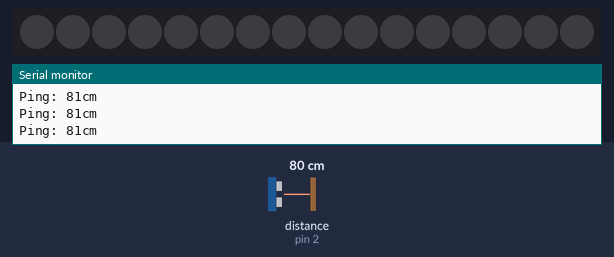
Bench run of a sketch on a simulated Arduino Leonardo, built with avr-gcc and run on an emulated ATmega32U4. On the bench: 16 RGB LEDs in strip order, left to right, the last lines printed to the serial monitor. The inputs (shaded band) are chosen by the test bench; at power-on: distance to the obstacle (sensor on pin 2) 80 cm. The echo pulse lasts 58.3 µs per cm; random numbers use the default seed unless the sketch sets one; the audio player accepts every command and is not drawn.

Above: at 3.7 s.
3.8 s: distance to the obstacle (sensor on pin 2) set to 23 cm
5.3 s: distance to the obstacle (sensor on pin 2) set to 18 cm
At 6.18 s:
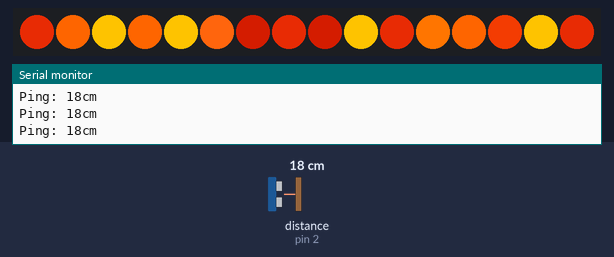
7.9 s: distance to the obstacle (sensor on pin 2) set to 7 cm
At 8.55 s:
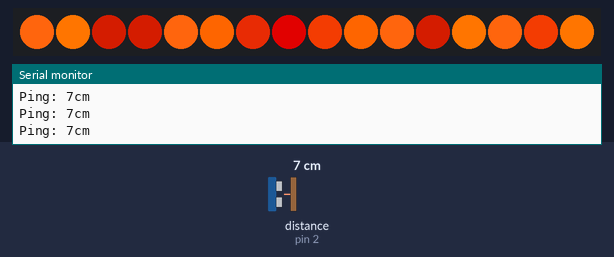
9.9 s: distance to the obstacle (sensor on pin 2) set to 4 cm
At 11.1 s:
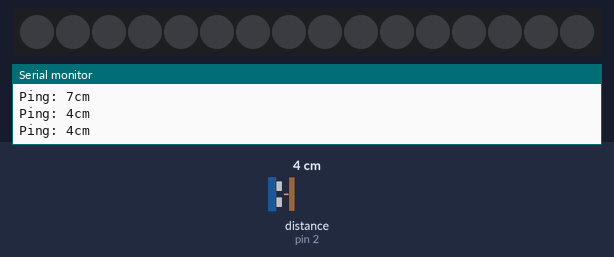
Timing chart, 0 to 12.5 s (numbered marks = the images above; inputs shaded):
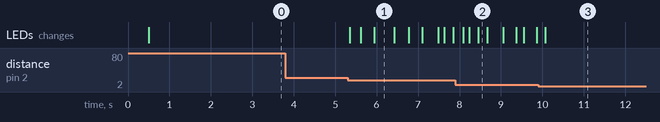

Measured:
- the behaviour switches between 21 and 20 cm on distance to the obstacle (sensor on pin 2) (found by bisection; images 0 and 1)
- the behaviour switches between 6 and 5 cm on distance to the obstacle (sensor on pin 2) (found by bisection; images 2 and 3)
- after the input at 5.3 s, the LEDs: first change after 0.06 s (image 1 shows a later state)
- what the display in image 1 shows lasts 0.5 s, from 5.9 s to 6.4 s

The sketch:

ultrasound_sensor.ino
```cpp
#include <DFPlayerMini_Fast.h>
#include <Adafruit_NeoPixel.h>
#include <NewPing.h>

static const bool DEBUG=false;

// Neopixel inits --------------->
#define PIN        6
#define NUMPIXELS 16
#define DELAYVAL 500
Adafruit_NeoPixel pixels(NUMPIXELS, PIN, NEO_GRB + NEO_KHZ800);

// MP3 module DFPlayer inits --------------->
static const uint8_t PIN_MP3_TX = 11; // Connects to module's RX
static const uint8_t PIN_MP3_RX = 10; // Connects to module's TX
#if !defined(UBRR1H)
  #include <SoftwareSerial.h>
  SoftwareSerial mySerial(PIN_MP3_RX, PIN_MP3_TX); // RX, TX
#endif
DFPlayerMini_Fast myMP3;

// Ultrasonic sensor inits --------------->
#define TRIG_PIN 3
#define ECHO_PIN 2
//SR04 sr04 = SR04 (ECHO_PIN,TRIG_PIN);
#define MAX_DISTANCE 200
NewPing sonar(TRIG_PIN, ECHO_PIN, MAX_DISTANCE);

// Variables --------------->
int minSensorDist = 20 ;
int uS;
long duration, distance;
bool songPlaying;
bool handSensedTurnOn;
bool handSensedTurnOff;

typedef struct {
  int r;
  int g;
  int b;
} rgb;

const rgb fireColors[]
{
  {128,17,0},
  {182,34,3},
  {215,53,2},
  {252,100,0},
  {255,117,0},
  {250,192,0},
  {161,1,0},
  {254,101,13},
  {242,60,4}
};
int rnd;

void Print(String message)
{
  if (!DEBUG)
    return;
  Serial.println(message);
}
void playRandomSong(bool play)
{
  if (play)
  {
    Print("Looping random track");
    myMP3.playFromMP3Folder(random(1,7));
    songPlaying = true;

  }
  else
  {
    songPlaying = false;
    myMP3.stop();
  }

}


void playLights(bool play)
{
 if (play)
 {
    pixels.clear();
    for (int i=0;i < NUMPIXELS;i++)
    {
      Print("\n starting lights " + String(i) + "," + String(NUMPIXELS) + "," + String(fireColors[rnd].r));
      rnd = random(0,8);
      pixels.setPixelColor(i, fireColors[rnd].r,fireColors[rnd].g,fireColors[rnd].b);
      pixels.show();
    }
   delay(random(100,500));
 }
 else
 {
    Print("\n STOPPING lights");
    pixels.fill((0,0,0));
    pixels.show();
    delay(1000);
 }
}

void setup() {

  Serial.begin(9600);

  #if !defined(UBRR1H)
    mySerial.begin(9600);
    myMP3.begin(mySerial, true);
  #else
    myMP3.begin(Serial1, true);
  #endif


  pixels.begin();

  delay(1000);
  Serial.println("Setting volume to max");
  myMP3.reset();
  myMP3.volume(30);


  songPlaying = false;
  handSensedTurnOn = false;
  handSensedTurnOff = false;
  playLights(false);
  playRandomSong(false);


}

void loop() {
  //delay(50);
  //pixels.clear();
  uS = sonar.ping_cm();
  pinMode(ECHO_PIN,OUTPUT);

  digitalWrite(ECHO_PIN,LOW);

  pinMode(ECHO_PIN,INPUT);

  Serial.print("Ping: ");
  distance = uS;
  Serial.print(distance);
  Serial.println("cm");
//  if (distance == 0 && digitalRead(ECHO_PIN) == LOW) {
//    pinMode(ECHO_PIN, OUTPUT);
//    digitalWrite(ECHO_PIN, LOW);
//    delay(100);
//    Serial.println("error");
//    pinMode(ECHO_PIN, INPUT);
//  }

  if (distance > 5 && distance <= minSensorDist)
  {
    handSensedTurnOn = true;
    handSensedTurnOff = false;

  }
  else if (handSensedTurnOn && distance <=5 && distance > 0)
  {
    handSensedTurnOff = true;
    handSensedTurnOn = false;

  }


  if (handSensedTurnOn)
  {

    if (!songPlaying)
    {
      Print("Distance was " + String(distance) + " cm, Playing song ...");
      playRandomSong(true);
    }
    playLights(true);
  }

  if (handSensedTurnOff)
  {
    Print("Distance was " + String(distance) + " cm, STOPPING song ...");
    playRandomSong(false);
    playLights(false);
  }


}
```

SR04.cpp
```cpp
#include "SR04.h"

SR04::SR04(int echoPin, int triggerPin) {
    _echoPin = echoPin;
    _triggerPin = triggerPin;
    pinMode(_echoPin, INPUT);
    pinMode(_triggerPin, OUTPUT);
    _autoMode = false;
    _distance = 999;
}


long SR04::Distance() {
    long d = 0;
    _duration = 0;
    digitalWrite(_triggerPin, LOW);
    delayMicroseconds(2);
    digitalWrite(_triggerPin, HIGH);
    delayMicroseconds(10);
    digitalWrite(_triggerPin, LOW);
    delayMicroseconds(2);
    _duration = pulseIn(_echoPin, HIGH, PULSE_TIMEOUT);
    d = MicrosecondsToCentimeter(_duration);
    delay(25);
    return d;
}

long SR04::DistanceAvg(int wait, int count) {
    long min, max, avg, d;
    min = 999;
    max = 0;
    avg = d = 0;

    if (wait < 25) {
        wait = 25;
    }

    if (count < 1) {
        count = 1;
    }

    for (int x = 0; x < count + 2; x++) {
        d = Distance();

        if (d < min) {
            min = d;
        }

        if (d > max) {
            max = d;
        }

        avg += d;
    }

    // substract highest and lowest value
    avg -= (max + min);
    // calculate average
    avg /= count;
    return avg;
}

void SR04::Ping() {
    _distance = Distance();
}

long SR04::getDistance() {
    return _distance;
}

long SR04::MicrosecondsToCentimeter(long duration) {
    long d = (duration * 100) / 5882;
    //d = (d == 0)?999:d;
    return d;
}
```

SR04.h
```cpp
#ifndef SR04_H
#define SR04_H

#if defined(ARDUINO) && ARDUINO >= 100
	#include "Arduino.h"
#else
	#include "WProgram.h"
#endif
//#include "pins_arduino.h"

#include <inttypes.h>

#define PULSE_TIMEOUT 150000L	// 100ms
#define DEFAULT_DELAY 10
#define DEFAULT_PINGS 5
class SR04 {
public:

	/**
	* Constructor
	* Ultrasonic sensor SR04, four connections pins
	* VCC, ECHO, TRIGGER, GND
	* <br>
	* \param echoPin digital INPUT-Pin for measuring distance
	* \param triggerPin if 10us high a trigger signal is generated from
	*					SR04
	*
	* \return void
	*/
	SR04(int echoPin, int triggerPin);

	/**
	* Do a measurment for this sensor. Return distance as long
	* in centimenter
	* \return long distance in centimeter
	*/
	long Distance();

	/**
	* Do count measurents and calculate the average.
	* To avoid defilement from ow/high peaks, min/max values
	* are substracted from the average
	*
	* \param wait delay between measurements, default = DEFAULT_DELAY/ms
	* \param count number of measurements, default DEFAULT_PINGS
	* \return long distance in centimeter
	**/
	long DistanceAvg(int wait=DEFAULT_DELAY, int count=DEFAULT_PINGS);

	/**
	* Do only a ping. Get result with methode getDistance()
	*
	* \param keine
	*/
	void Ping() ;

	/**
	* return latest distance. Methode Ping() should be called before
	* \param keine
	* \return Distanz in Zentimeter
	*/
	long getDistance();


private:
	/**
	* Do the measurement calculation and return result in centimeter
	* SR04 measure echo time to obstacle and return way.
	* <br>
	* Sound travels with 340m/sec
	* <br>
	* Example: Obstace 100cm away from SR04. Measure time is 100cm to
	* obstacle and 100cm return = 200cm
	* <br>
	* 1sec = 1000ms = 1.000.000uS
	* 1.000.000 / 340 = Distance in microseconds for 100cm
	* 2941uS fuer 100cm = 5882 uS fuer 200cm
	*
	* duration / 5882 * 100 = distance in cm
	*/
	long MicrosecondsToCentimeter(long duration);

	long _currentDistance;
	int _echoPin, _triggerPin;
	long _duration, _distance;
	bool _autoMode;
};
#endif
```
